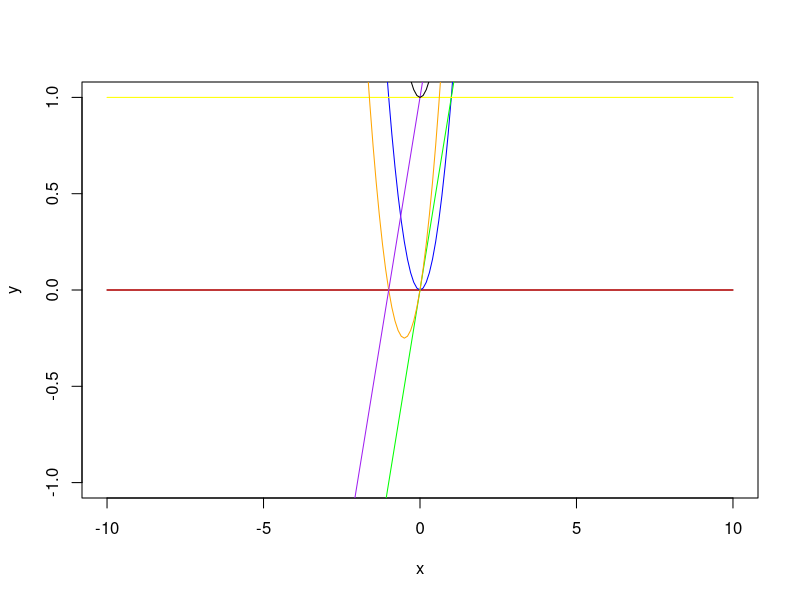

Source code (R):
## ---- chunk 1
knitr::opts_chunk$set(echo = TRUE)
## ---- chunk 2
quad <- function(x, a=0, b=0, c=0) {
  return(a*x^2+b*x+c)
}
x<-seq(from=-10, to=10, by=.1)

y <- quad(x)
plot(x,y,'l')
lines(x,y, col="red")
y2 <- quad(x,a=1)
lines(x,y2, col="blue")
y3 <- quad(x,b=1)
lines(x,y3, col="green")
y4 <- quad(x,c=1)
lines(x,y4, col="yellow")
y5 <- quad(x,a=1,b=1)
lines(x,y5, col="orange")
y6 <- quad(x,b=1,c=1)
lines(x,y6, col="purple")
y7 <- quad(x,a=1,c=1)
lines(x,y7, col="black")
